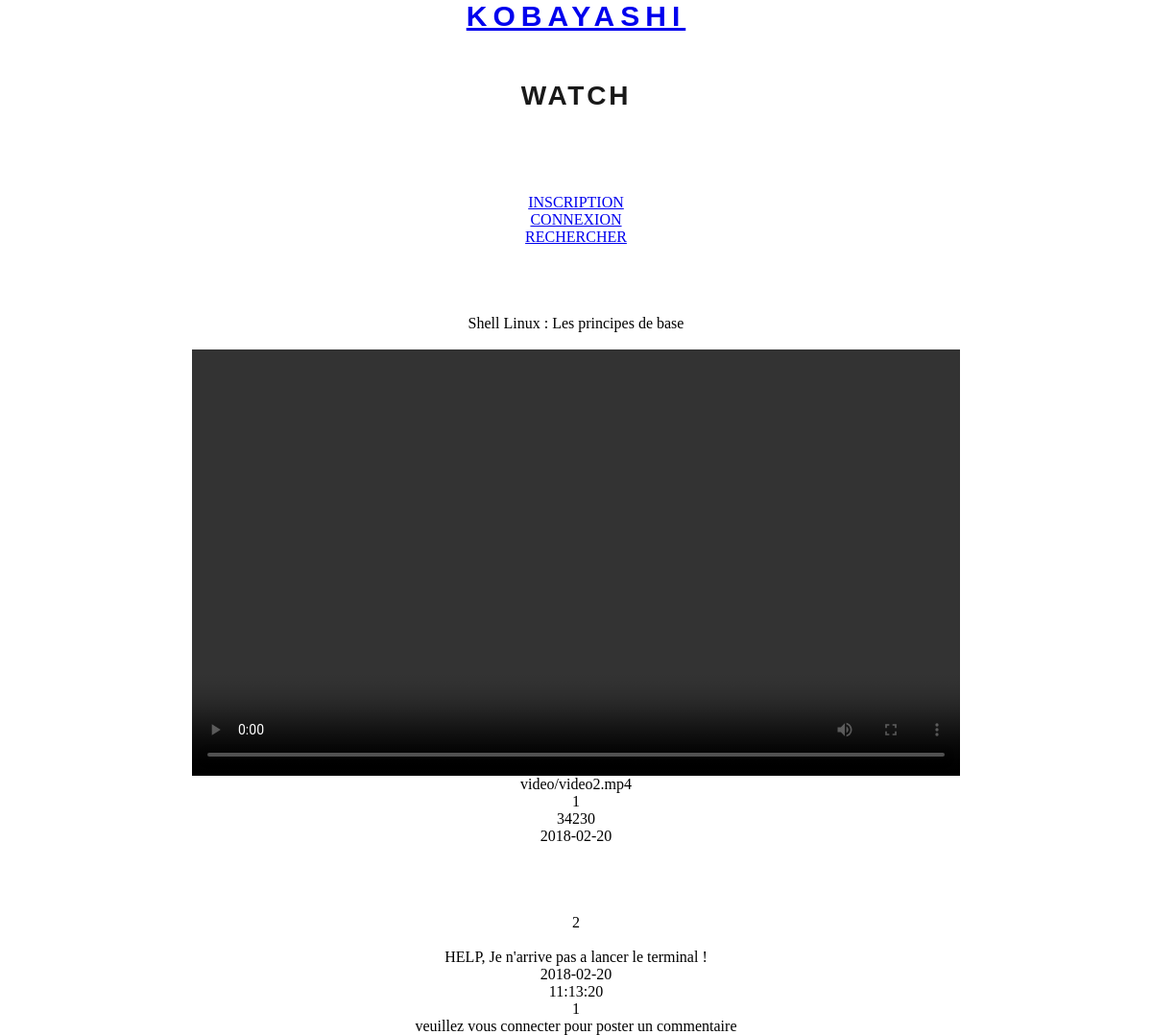
/watch.php?id=2, run on the app's committed database.
### tables this page shows
CREATE TABLE video(
	vidID INT PRIMARY KEY NOT NULL AUTO_INCREMENT,
	vidNom varchar(80),
	vidChemin varchar(255),
	vidDescription varchar(255),
	vidDate date,
	vidHour time,
	vidVues int(255),
	vidAutorID int,
	foreign key (vidAutorID) references user(usrID)
);

CREATE TABLE comment(
	comID INT PRIMARY KEY NOT NULL AUTO_INCREMENT,
	comContent text(255),
	comDate date,
	comHour time,
	comAutorID int,
	comVideoID int,

	foreign key (comAutorID) references user(usrID),
	foreign key (comVideoID) references video(vidID)
);

### controleur/controleur.php (called while the page is built, shortened)
<?php
		include ("modele/modele.php");
		class Controleur
		{
			private $unModele;
			public function __construct ($serveur, $bdd, $user, $mdp, $uneTable)
			{
				$this->unModele = new Modele ($serveur, $bdd, $user, $mdp);
				$this->unModele->setTable($uneTable);
			}
			public function selectVideo($motcleID)
			{
				if (empty($motcleID))
				{
						return null;
				} else {
					return $this->unModele->selectVideo($motcleID);
				}
			}
			public function selectComments($motcleID)
			{
				if (empty($motcleID))
				{
						return null;
				} else {
					return $this->unModele->selectComments($motcleID);
				}
			}
		}
?>

### settings.php (called while the page is built)
<?php
$unControleur = new Controleur("localhost","kobayashi_IA","root","root", "user");

### modele/modele.php (called while the page is built, shortened)
<?php
	class Modele
	{
		private $pdo, $table;
		public function __construct($serveur,$bdd,$user,$mdp)
		{
			$this->pdo= null;
			try
			{
			$this->pdo = new PDO ("mysql:host=".$serveur.";dbname=".$bdd,$user,$mdp);
			}
			catch (Exception $exp)
			{
				echo "<br/> Erreur de connexion à la BDD".$bdd;
			}
		}
				?><pre><?php var_dump($donnees); ?> </pre><?php
		public function selectVideo($motcleID){
			$requete = "select * from video
						where vidID like :motcleID" ;
			$donnees = array (":motcleID"=>$motcleID);
			if ($this->pdo ==null)
			{
				return null;
			} else {
				$select = $this->pdo->prepare($requete);
				$select->execute($donnees);
				$resultats = $select->fetchAll();
				return $resultats;
			}
		}
		public function selectComments($motcleID){
			$requete = "select * from comment
						where comVideoID like :motcleID" ;
			$donnees = array (":motcleID"=>$motcleID);
			if ($this->pdo ==null)
			{
				return null;
			} else {
				$select = $this->pdo->prepare($requete);
				$select->execute($donnees);
				$resultats = $select->fetchAll();
				return $resultats;
			}
		}
	}
?>

### vue/vueWatch.php (the view)
<html>
	<body>
	<center>
		<br><br><br><br>
		<div class="container">
		<table class ="table">
<?php
		foreach ($resultatsVideo as $unResultat)
		{
			echo "
					<p>".$unResultat['vidNom']."</p><br>
					<video width='800' height='444' controls='controls'>
 		 			<source src='".$unResultat['vidChemin']."' type='video/mp4'/>
					</video>
					<p>".$unResultat['vidChemin']."</p>
					<p>".$unResultat['vidAutorID']."</p>
					<p>".$unResultat['vidVues']. "</p>
					<p>".$unResultat['vidDate']."</p>"
				;
		}
?>
			</table>
			</div>
		</center>
	</body>
</html>

### vue/vueComments.php (shortened to what this page needs)
<html>
	<body>
	<center>
		<br><br><br><br>
		<div class="container">
		<table class ="table">
<?php
		foreach ($resultatsComments as $unResultat)
		{
			echo "
					<p>".$unResultat['comID']."</p><br>
					<p>".$unResultat['comContent']."</p>
					<p>".$unResultat['comDate']."</p>
					<p>".$unResultat['comHour']. "</p>
					<p>".$unResultat['comAutorID']."</p>"
				;
		}
?>
			</table>
			</div>
		</center>
	</body>
</html>

### style.css (style rules this page uses)
* { margin : 0; padding : 0; }

### data on the page
video: vidNom "Shell Linux : Les principes de base", vidChemin "video/video2.mp4", vidAutorID "1", vidVues "34230", vidDate "2018-02-20"
comment: comID "2", comContent "HELP, Je n'arrive pas a lancer le terminal !", comDate "2018-02-20", comHour "11:13:20", comAutorID "1"
